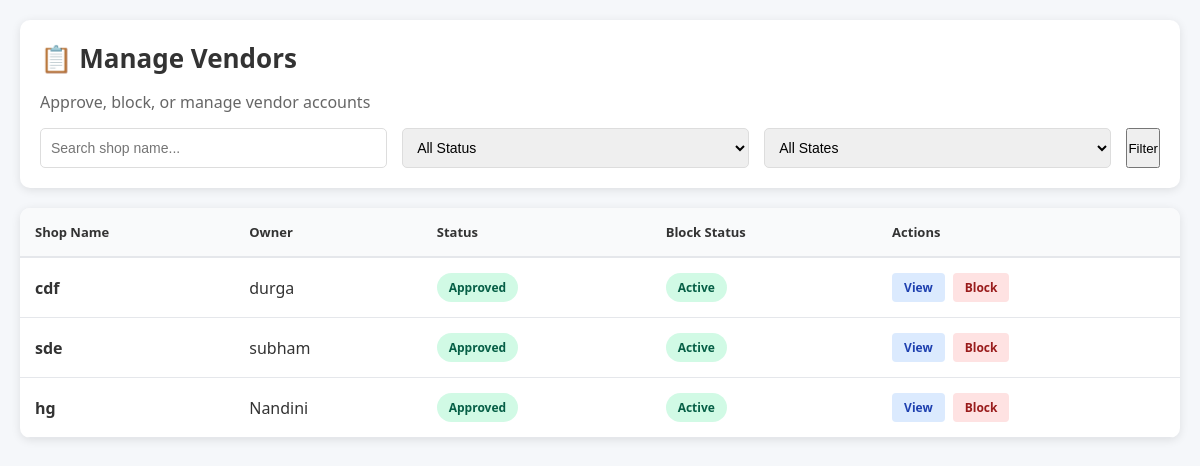
/main/vendors/ (signed in), run on the app's committed database.
### ecommapp/models.py (models this page shows, shortened)
class VendorProfile(models.Model):
    BUSINESS_CHOICES = [
        ('retail', 'Retail'),
        ('wholesale', 'Wholesale'),
        ('manufacturer', 'Manufacturer'),
        ('service', 'Service'),
    ]
    ID_PROOF_CHOICES = [
        ('gst', 'GST'),
        ('pan', 'PAN'),
    ]
    APPROVAL_STATUS_CHOICES = [
        ('pending', 'Pending'),
        ('approved', 'Approved'),
        ('rejected', 'Rejected'),
    ]
    user = models.OneToOneField(User, on_delete=models.CASCADE, related_name='vendor_profile')
    shop_name = models.CharField(max_length=100)
    shop_description = models.TextField()
    address = models.TextField()
    business_type = models.CharField(max_length=20, choices=BUSINESS_CHOICES)
    id_type = models.CharField(max_length=10, choices=ID_PROOF_CHOICES, blank=True, null=True)
    id_number = models.CharField(max_length=50, blank=True, null=True)
    id_proof_file = models.FileField(upload_to='vendor_docs/', blank=True, null=True)
    gst_number = models.CharField(max_length=15, blank=True, null=True, help_text="15-digit GST number")
    pan_number = models.CharField(max_length=10, blank=True, null=True, help_text="10-character PAN number")
    pan_name = models.CharField(max_length=100, blank=True, null=True, help_text="Name as per PAN card")
    pan_card_file = models.FileField(upload_to='pan_cards/', blank=True, null=True, help_text="Upload PAN card image")
    approval_status = models.CharField(max_length=20, choices=APPROVAL_STATUS_CHOICES, default='pending')
    rejection_reason = models.TextField(blank=True, null=True)
    created_at = models.DateTimeField(default=timezone.now)
    updated_at = models.DateTimeField(auto_now=True)
    is_blocked = models.BooleanField(default=False)
    blocked_reason = models.TextField(blank=True, null=True)
    class Meta:
        ordering = ['-created_at']

### mainApp/views.py (the view)
    def wrapper(request, *args, **kwargs):
        if not request.user.is_authenticated:
            return redirect('admin_login')
        if not is_mainapp_admin(request.user):
            return redirect('admin_login')
        return view_func(request, *args, **kwargs)

### mainApp/views.py (called while the page is built)
def is_mainapp_admin(user):
    return user.is_superuser or user.is_staff

def admin_required(view_func):
    def wrapper(request, *args, **kwargs):
        if not request.user.is_authenticated:
            return redirect('admin_login')
        if not is_mainapp_admin(request.user):
            return redirect('admin_login')
        return view_func(request, *args, **kwargs)
    return wrapper

### mainApp/templates/mainApp/manage_vendors.html (shortened to what this page needs)
<!DOCTYPE html>
<html lang="en">
<head>
</head>
<body>
    <div class="container">
        <div class="header">
            <h1>📋 Manage Vendors</h1>
            <p style="color: #666; margin-bottom: 15px;">Approve, block, or manage vendor accounts</p>
            <form method="GET" class="filters">
                <div class="filter-group">
                    <input type="text" name="search" placeholder="Search shop name..." value="{{ search_query }}">
                </div>
                <div class="filter-group">
                    <select name="status">
                        <option value="">All Status</option>
                    </select>
                </div>
                <div class="filter-group">
                    <select name="blocked">
                        <option value="">All States</option>
                    </select>
                </div>
                <button type="submit">Filter</button>
            </form>
        </div>
        <div class="table-container">
            {% if vendors %}
            <table>
                <thead>
                    <tr>
                        <th>Shop Name</th>
                        <th>Owner</th>
                        <th>Status</th>
                        <th>Block Status</th>
                        <th>Actions</th>
                    </tr>
                </thead>
                <tbody>
                    {% for vendor in vendors %}
                    <tr>
                        <td><strong>{{ vendor.shop_name }}</strong></td>
                        <td>{{ vendor.user.get_full_name|default:vendor.user.username }}</td>
                        <td>
                            <span class="status-badge status-{{ vendor.approval_status }}">
                                {{ vendor.get_approval_status_display }}
                            </span>
                        </td>
                        <td>
                            {% if vendor.is_blocked %}
                            <span class="status-badge status-blocked">Blocked</span>
                            {% else %}
                            <span class="status-badge" style="background: #d1fae5; color: #065f46;">Active</span>
                            {% endif %}
                        </td>
                        <td>
                            <div class="action-links">
                                <a href="{% url 'vendor_detail' vendor.id %}" class="link-view">View</a>
                                {% if vendor.is_blocked %}
                                <a href="{% url 'unblock_vendor' vendor.id %}" class="link-unblock">Unblock</a>
                                {% else %}
                                <a href="{% url 'block_vendor' vendor.id %}" class="link-block">Block</a>
                                {% endif %}
                            </div>
                        </td>
                    </tr>
                    {% endfor %}
                </tbody>
            </table>
            {% else %}
            <div class="empty-message">
                <p>No vendors found</p>
            </div>
            {% endif %}
        </div>
    </div>
</body>
</html>

### mainApp/templates/mainApp/manage_vendors.html (style rules this page uses)
* { margin: 0; padding: 0; box-sizing: border-box; }
body { font-family: 'Segoe UI', Tahoma, Geneva, Verdana, sans-serif; background: #f5f7fa; padding: 20px; color: #333; }
.container { max-width: 1200px; margin: 0 auto; }
.header { background: white; padding: 20px; border-radius: 10px; box-shadow: 0 2px 10px rgba(0, 0, 0, 0.1); margin-bottom: 20px; }
.header h1 { font-size: 26px; margin-bottom: 15px; }
.filters { display: flex; gap: 15px; flex-wrap: wrap; }
.filter-group { display: flex; gap: 5px; flex: 1; min-width: 200px; }
.filter-group input, .filter-group select { flex: 1; padding: 10px; border: 1px solid #ddd; border-radius: 5px; font-size: 14px; }
.table-container { background: white; border-radius: 10px; box-shadow: 0 2px 10px rgba(0, 0, 0, 0.1); overflow: hidden; }
table { width: 100%; border-collapse: collapse; }
th { background: #f9fafb; padding: 15px; text-align: left; font-weight: 600; border-bottom: 2px solid #e5e7eb; font-size: 13px; }
td { padding: 15px; border-bottom: 1px solid #e5e7eb; }
.status-badge { display: inline-block; padding: 6px 12px; border-radius: 20px; font-size: 12px; font-weight: 600; }
.status-approved { background: #d1fae5; color: #065f46; }
.action-links { display: flex; gap: 8px; }
.action-links a { padding: 6px 12px; border-radius: 4px; font-size: 12px; text-decoration: none; font-weight: 600; }
.link-view { background: #dbeafe; color: #1e40af; }
.link-block { background: #fee2e2; color: #991b1b; }

### data on the page
VendorProfile: shop_name "cdf", user.get_full_name "durga", approval_status "Approved", is_blocked "Active"
VendorProfile: shop_name "sde", user.get_full_name "subham", approval_status "Approved", is_blocked "Active"
VendorProfile: shop_name "hg", user.get_full_name "Nandini", approval_status "Approved", is_blocked "Active"
